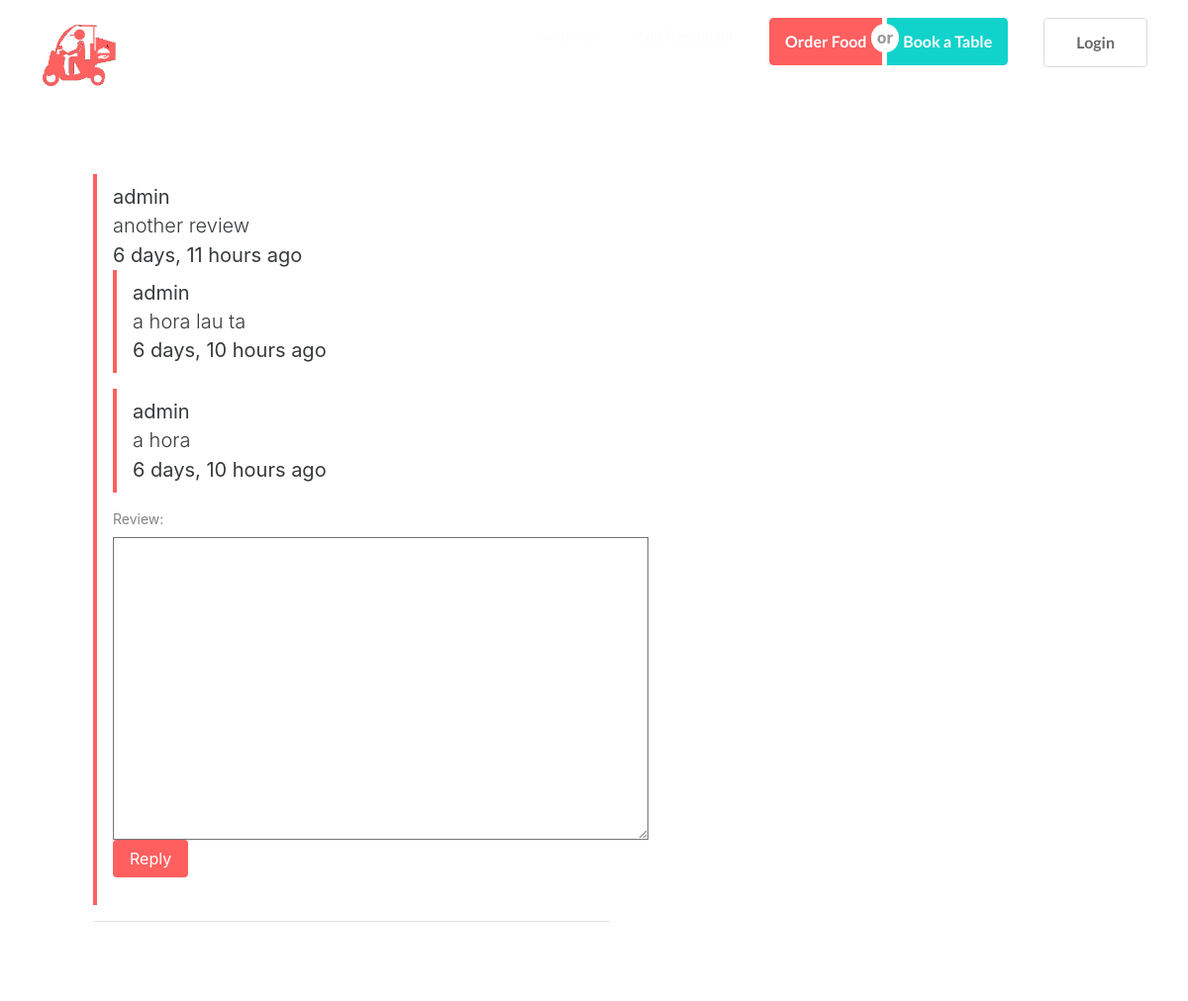
The page /review/4/ on the database its author committed.
### review/models.py (models this page shows, shortened)
class Review(models.Model):
	reviewer = models.ForeignKey(User, null=True) #user
	content_type = models.ForeignKey(ContentType, on_delete=models.CASCADE)  # these 3 items are gonna takes place of restaurant foriegn key
	object_id = models.PositiveIntegerField()
	content_object = GenericForeignKey('content_type', 'object_id')
	parent = models.ForeignKey("self", null=True, blank=True, related_name="parent_review")
	review = models.TextField() #content
	created = models.DateTimeField(auto_now_add=True)
	updated = models.DateTimeField(auto_now=True)
	objects = ReviewManager() # this gives to replace Review.objects in above code
	class Meta:
		ordering = ('-created',)
	def children(self): # replies
		return Review.objects.filter(parent=self)

### review/views.py (the view, shortened to what this page needs)
# urls.py: url(r'^(?P<review_id>\d+)/$', views.review_thread, name='thread'),
def review_thread(request, review_id):
	review_object = get_object_or_404(Review, id=review_id)
	initial_data = {
		'content_type':review_object.content_type, # no need to give () because its a parenthesis
		'object_id':review_object.object_id
	}
	form = ReviewForm(request.POST or None, initial=initial_data)
	context = {
		"review":review_object,
		"review_form":form
	}
	return render(request, 'review/review_thread.html', context)

### review/forms.py
class ReviewForm(forms.Form):
	content_type = forms.CharField(widget=forms.HiddenInput)
	object_id = forms.IntegerField(widget=forms.HiddenInput)
	review = forms.CharField(widget=forms.Textarea)

### review/models.py (called while the page is built)
	def all(self):
		qs = super(ReviewManager, self).filter(parent=None)
		return qs

### review/templates/review/review_thread.html (shortened to what this page needs)
{% extends 'restaurant/base.html' %}
{% load staticfiles %}
{% block header %}
	<div class="container-fluid">
		<nav class="navbar navbar-dark bg-inverse">
		  <div class="collapse navbar-toggleable-xs" id="exCollapsingNavbar2">
		    <a class="navbar-brand" href="#"><img src="{% static 'img/foodieLogo.png'%}" alt="" class="img-fluid"></a>
		    <ul class="nav navbar-nav pull-xs-right">
		      <li class="nav-item active">
		        <a class="nav-link" href="#">Welcome <span class="sr-only">(current)</span></a>
		      </li>
		      <li class="nav-item">
		        <a class="nav-link" href="#">Add Restaurant</a>
		      </li>
		      <li class="nav-item">
		        <div class="ui buttons">
				  <a class="nav-link ui button tomato pair">Order Food</a>
				  <div class="or"></div>
				  <a class="nav-link ui positive button pair book">Book a Table</a>
			</div>
		      </li>
		      {% if user.is_authenticated %}
			      <li class="nav-item">
					  	<a class="nav-link user-icon" href="{% url 'userprofiles:profile' user.username|slugify %}"><i class="fa fa-user"></i></a>
				</li>
			{% else %}
				<li class="nav-item">
				      <div class="ui buttons">
					  	<a class="ui button tomato loginbtn" href="{% url 'account_login' %}">Login</a>
					</div>
				</li>
			{% endif %}
		    </ul>
		  </div>
		</nav>
	</div>
{% endblock header %}
{% block content %}
	{% with review as object %}
	<div class="col-sm-12 col-md-12">
		<div class="ui threaded comments" style="padding:4em;">
			<blockquote class="blockquote">
			  	<span> {{review.reviewer }} <p class="lead"> {{ review.review }} </p></span>
			  	<footer> {{review.created|timesince}} ago </footer>
				{% for child_review in review.children %}
				<blockquote class="blockquote">
				  	<span> {{child_review.reviewer }} <p class="lead"> {{ child_review.review }} </p></span>
				  	<footer> {{child_review.created|timesince}} ago </footer>
			  	</blockquote>
				{% endfor %}
			  	<form action="." method="POST">
					{{ review_form }}
					<input type="submit" class="btn tomato" value="Reply" />
				</form>
			  </blockquote><hr/>
		 </div>
	</div>
	{% endwith %}
{% endblock %}

### restaurants/static/css/main.css (style rules this page uses)
.navbar { background: transparent !important; margin-top: 0px !important; }
.navbar a { color:#fcfcfc !important; margin:10px; font-family: Ubuntu; }
.pair { padding:1em 1em !important; }
.book { background: #11d3cb !important; }
.loginbtn { padding:1em 2em !important; }
a.loginbtn { background: #fff !important; color: rgba(0,0,0,0.6) !important; border-color:#ddd8d8 !important; border-style: solid !important; border-width: 1px !important; }
.ui.buttons { margin:10px; }
.tomato { color:#fff !important; background:#ff5f5f !important; }
.ui label { font-size: 14px !important; color:rgba(115, 112, 112, 0.87) !important; }
.blockquote { padding: .5rem 1rem; margin-bottom: 1rem; font-size: 1.25rem; border-left: .25rem solid #ff5f5f; }

### rows shown on the page
Review: reviewer "admin", review "another review", created "6 days, 11 hours"
Review: reviewer "admin", review "a hora lau ta", created "6 days, 10 hours"
Review: reviewer "admin", review "a hora", created "6 days, 10 hours"
